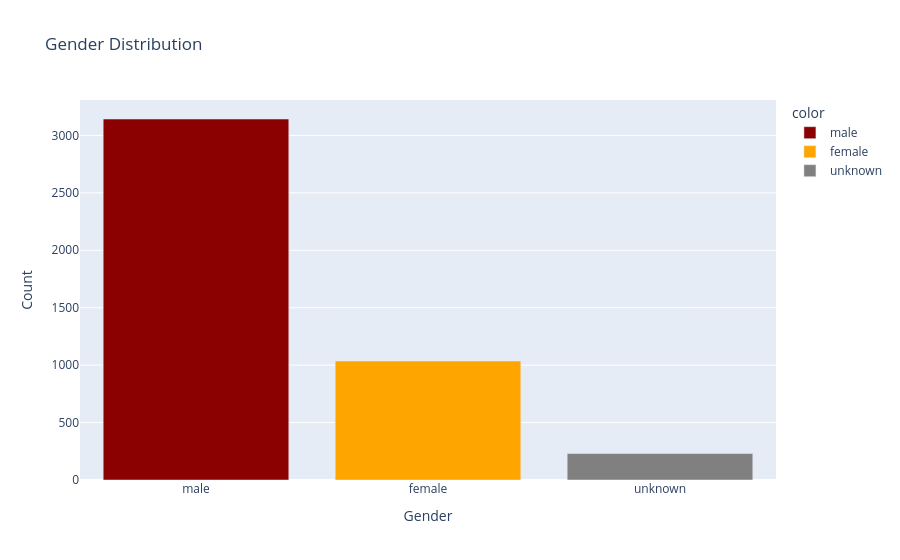

Notebook code cell kept with this figure:
### Markdown cell above
# Gender plotten

### Code cell
fig = px.bar(df, x=df['gender_GND'].value_counts().index, y=df['gender_GND'].value_counts().values,
             color=df['gender_GND'].value_counts().index,
             labels={'x': 'Gender', 'y': 'Count'},
             title='Gender Distribution',\
            color_discrete_sequence=["darkred", "orange", "grey"])
fig.write_image("figures/person_statistics1.png", scale=2)
fig.show()

### Figure 1 — Plotly figure (JSON) as saved in the notebook; plotly's stock layout.template omitted (floating-point values rounded to 4 significant figures)
{"data": [{"alignmentgroup": "True", "hovertemplate": "color=male<br>Gender=%{x}<br>Count=%{y}<extra></extra>", "legendgroup": "male", "marker": {"color": "darkred", "pattern": {"shape": ""}}, "name": "male", "offsetgroup": "male", "orientation": "v", "showlegend": true, "textposition": "auto", "type": "bar", "x": ["male"], "xaxis": "x", "y": [3143], "yaxis": "y"}, {"alignmentgroup": "True", "hovertemplate": "color=female<br>Gender=%{x}<br>Count=%{y}<extra></extra>", "legendgroup": "female", "marker": {"color": "orange", "pattern": {"shape": ""}}, "name": "female", "offsetgroup": "female", "orientation": "v", "showlegend": true, "textposition": "auto", "type": "bar", "x": ["female"], "xaxis": "x", "y": [1036], "yaxis": "y"}, {"alignmentgroup": "True", "hovertemplate": "color=unknown<br>Gender=%{x}<br>Count=%{y}<extra></extra>", "legendgroup": "unknown", "marker": {"color": "grey", "pattern": {"shape": ""}}, "name": "unknown", "offsetgroup": "unknown", "orientation": "v", "showlegend": true, "textposition": "auto", "type": "bar", "x": ["unknown"], "xaxis": "x", "y": [230], "yaxis": "y"}], "layout": {"autosize": true, "barmode": "relative", "legend": {"title": {"text": "color"}, "tracegroupgap": 0}, "title": {"text": "Gender Distribution"}, "xaxis": {"anchor": "y", "autorange": true, "domain": [0, 1], "range": [-0.5, 2.5], "title": {"text": "Gender"}, "type": "category"}, "yaxis": {"anchor": "x", "autorange": true, "domain": [0, 1], "range": [0, 3308.0], "title": {"text": "Count"}, "type": "linear"}}}
